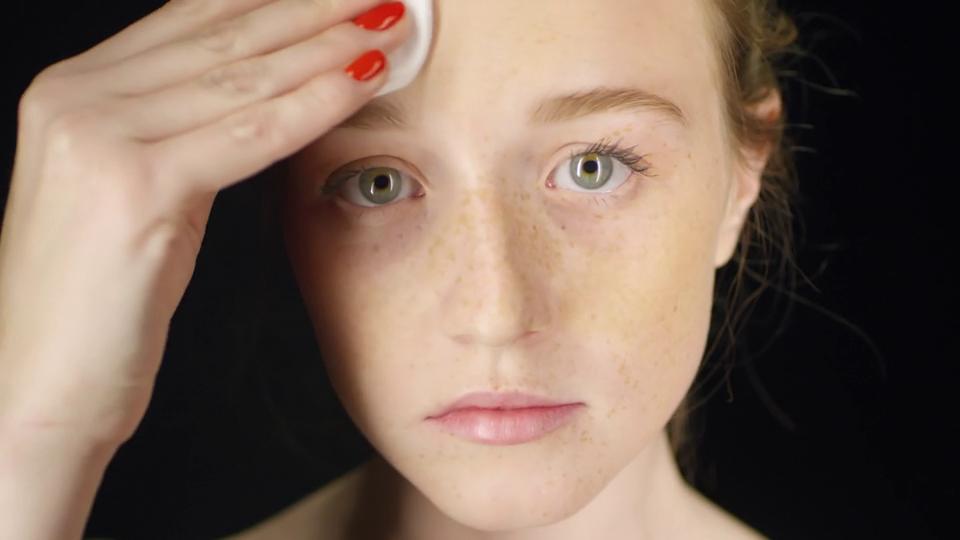
#> input picture frame 64 of 33_videodan_haar_cascade_ile_göz_tanıma/goz_tanima.mp4, 960 x 540 px
$ python 33_videodan_haar_cascade_ile_goz_tanima.py
#> lines starting #> are read from the running program, lines starting #| are printed output that depends on the picture
import cv2

cap=cv2.VideoCapture("goz_tanima.mp4")
yuz=cv2.CascadeClassifier("haarcascade_frontalface_default.xml")
goz=cv2.CascadeClassifier("haarcascade_eye.xml")
while True:
    ret,frame=cap.read()
#> frame is the input picture: shape (540, 960, 3); mean B, G, R 91.8, 105.3, 126.9
    gri=cv2.cvtColor(frame,cv2.COLOR_BGR2GRAY)
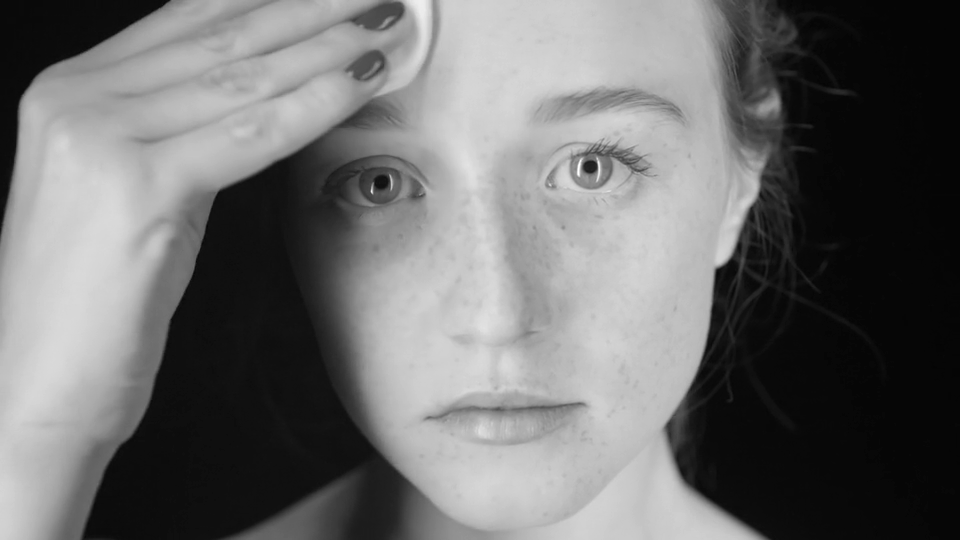
#> gri: shape (540, 960); min 4, max 255, mean 110.3

    faces=yuz.detectMultiScale(gri,1.3,4)
#> faces = ()

    for x,y,w,h in faces:
        cv2.rectangle(frame,(x,y),(x+w,y+h),(0,255,0),2)
        img2=frame[y:y+h,x:x+h]
        gri2=gri[y:y+h,x:x+h]

        gozler=goz.detectMultiScale(gri2)

        for x1,y1,w1,h1 in gozler:
            cv2.rectangle(img2, (x1, y1), (x1 + w1,y1 + h1), (0, 255, 255), 2)
#> this loop made 0 passes

    cv2.imshow("1",frame)
    if ret==0:
        break
    if cv2.waitKey(10) & 0xFF==ord("q"):
#> (key q is pressed here)
        break
cap.release()
cv2.destroyAllWindows()

$ run again, starting later in the video
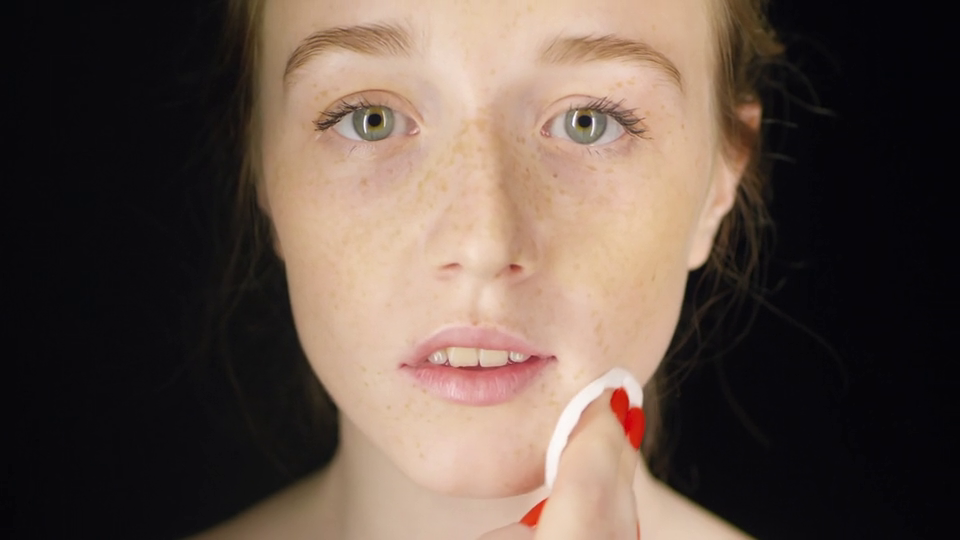
#> input picture frame 289 of 33_videodan_haar_cascade_ile_göz_tanıma/goz_tanima.mp4, 960 x 540 px
#> frame is the input picture: shape (540, 960, 3); mean B, G, R 71.5, 81.2, 97.6
#> faces = [[405, 225, 130, 130]]
#> the loop `for x,y,w,h in faces:` made 1 pass
#> (x, y, w, h, gozler) on pass 1: (405, 225, 130, 130, [[96, 32, 22, 22], [84, 26, 41, 41]])
#> pass 1, `gri2=gri[y:y+h,x:x+h]`:
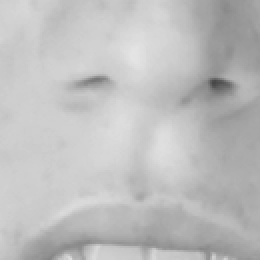
#> gri2: shape (130, 130) (shown 2 times larger); min 71, max 228, mean 190.1
#> after the loop `for x,y,w,h in faces:`:
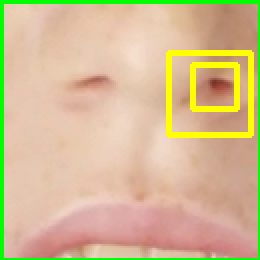
#> img2: shape (130, 130, 3) (shown 2 times larger); mean B, G, R 146.5, 188.2, 211.9

$ run again, starting later in the video
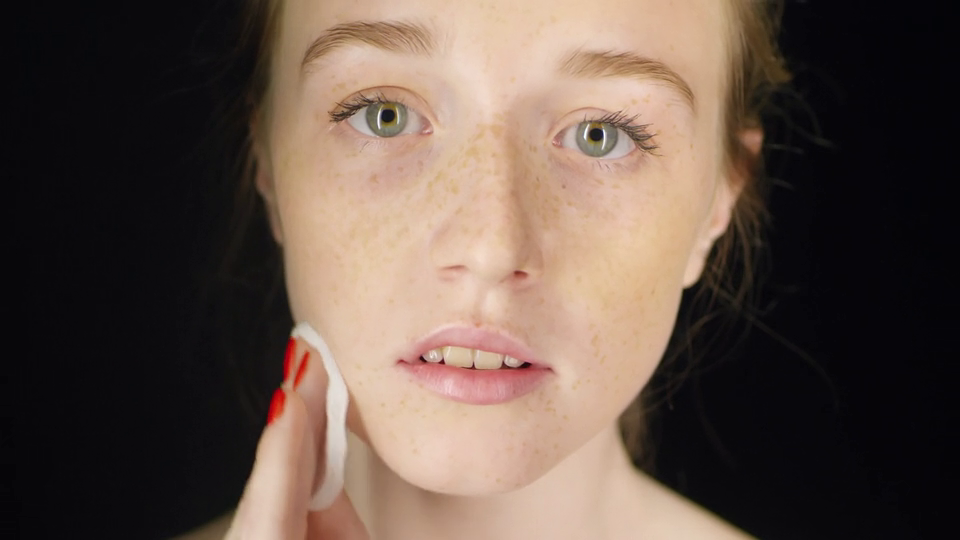
#> input picture frame 515 of 33_videodan_haar_cascade_ile_göz_tanıma/goz_tanima.mp4, 960 x 540 px
#> frame is the input picture: shape (540, 960, 3); mean B, G, R 72.5, 82.4, 99.3
#> `gri=cv2.cvtColor(frame,cv2.COLOR_BGR2GRAY)`:
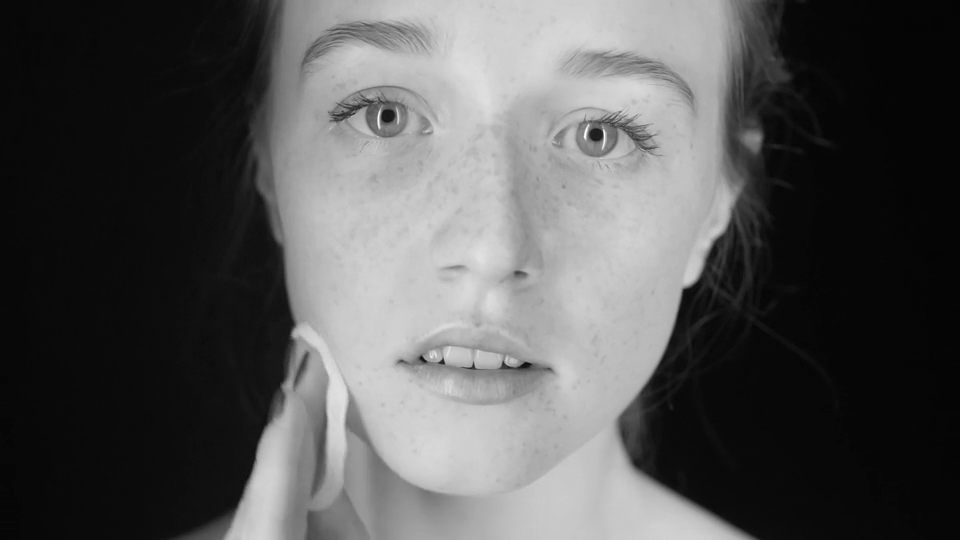
#> gri: shape (540, 960); min 4, max 255, mean 86.4
#> faces = ()
